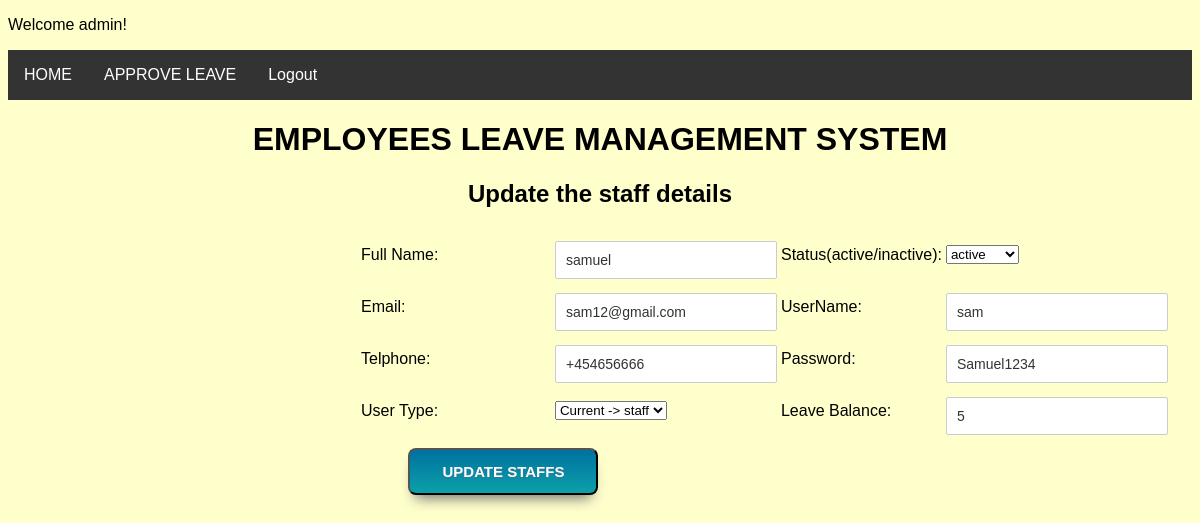
/updatestaffs.php?UserID=9 (signed in), run on an earlier commit of the app's database.
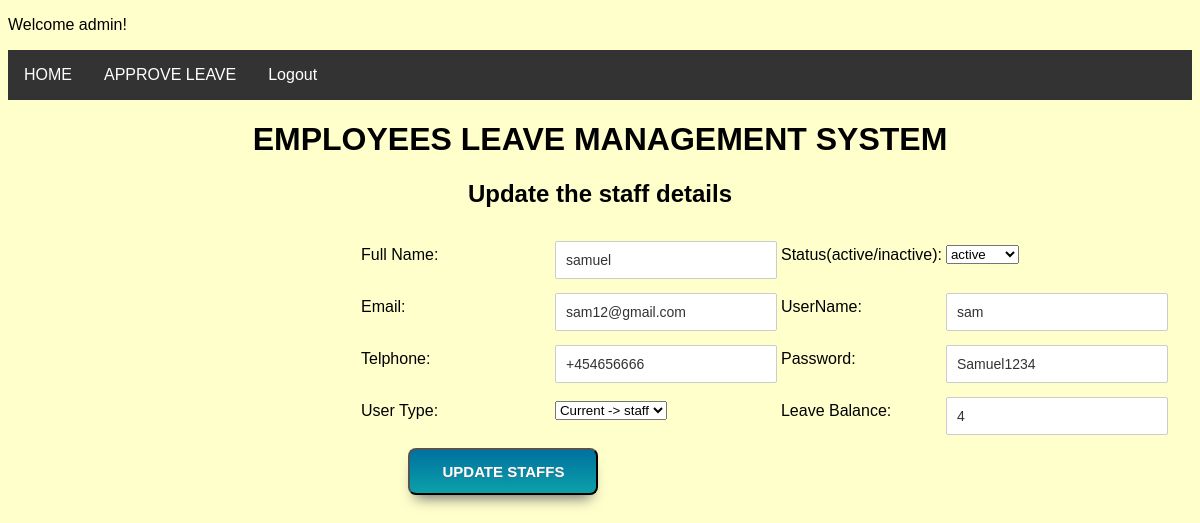
And on a later commit of the database.
### tables this page shows
CREATE TABLE IF NOT EXISTS `users` (
  `UserID` int(11) NOT NULL AUTO_INCREMENT,
  `FullName` varchar(100) NOT NULL,
  `Telphone` varchar(40) NOT NULL,
  `Email` varchar(40) NOT NULL,
  `Status` varchar(40) NOT NULL,
  `User_Type` varchar(40) NOT NULL,
  `Usernames` varchar(40) NOT NULL,
  `Passwords` varchar(40) NOT NULL,
  `LeaveBalance` int(20) NOT NULL,
  PRIMARY KEY (`UserID`)
);

### updatestaffs.php (the view, shortened to what this page needs)
<?php
include_once("db.php");
?>
<?php
$UserID = $_GET['UserID'];
$result = mysqli_query($con, "SELECT * FROM users WHERE UserID=$UserID");
while($res = mysqli_fetch_array($result))
{
    $FullName = $res['FullName'];
    $Telphone = $res['Telphone'];
    $Email = $res['Email'];
	$Status = $res['Status'];
    $User_Type = $res['User_Type'];
    $Usernames = $res['Usernames'];
	 $Passwords = $res['Passwords'];
	 $LeaveBalance = $res['LeaveBalance'];
}
?>
<!DOCTYPE html>
<html>
<head>
<link href="style.css" rel="stylesheet">
</head>
<body>
<p align="left">Welcome <?php echo $_SESSION['Usernames']; ?>!</p>
<ul>
  <li><a href="index.php">HOME</a></li>
  <li><a href="approveleave.php">APPROVE LEAVE </a></li>
  <li><a href="logout.php">Logout</a></li>
</ul>
<div>
<h1 align="center">EMPLOYEES LEAVE  MANAGEMENT SYSTEM</h1>
<h2 align="center">Update the staff details</h2>
<div id="form" style="padding-left:350px">
<form action="updatestaffs.php" method="post" name="form1">
        <table width="99%" border="0" align="left">
            <tr>
                <td width="12%">Full Name:</td>
              <td width="14%"><input type="text" name="FullName" value="<?php echo $FullName;?>" required/></td>
				                <td width="5%">Status(active/inactive):</td>
              <td width="69%">
			  <select name="Status">
				<option value="<?php echo $Status;?>"><?php echo $Status;?></option>
			  </select></td>
            </tr>
            <tr>
                <td>Email:</td>
                <td><input type="text" name="Email" value="<?php echo $Email;?>" required/></td>
				<td>UserName:</td>
                <td><input type="text" name="Usernames"  value="<?php echo $Usernames;?>" required/></td>
            </tr>
            <tr>
                <td>Telphone:</td>
                <td><input type="text" name="Telphone" value="<?php echo $Telphone;?>" required></td>
		                <td>Password:</td>
                <td><input type="text" name="Passwords" value="<?php echo $Passwords;?>" required/></td>
            </tr>
			<tr>
            <td>User Type:</td>
                <td>
				<select name="User_Type">
				<option value="<?php echo $User_Type;?>" disabled selected>Current -> <?php echo $User_Type;?></option>
			  </select>
				</td>
				 <td>Leave Balance:</td>
                <td><input type="text" name="LeaveBalance" value="<?php echo $LeaveBalance;?>" required/></td>
            </tr>
			<tr>
            <td><input type="submit" name="update" width="60%" value="UPDATE STAFFS"></td>
                <td><input type="hidden" name="UserID" value=<?php echo $_GET['UserID'];?>></td>
				 <td></td>
                 <td></td>
			</tr>
    </table>
  </form>
  </div>
</div>
</body>
</html>

What changed in the data, as far as the page shows it:
changed users "samuel": LeaveBalance "5" → "4"
